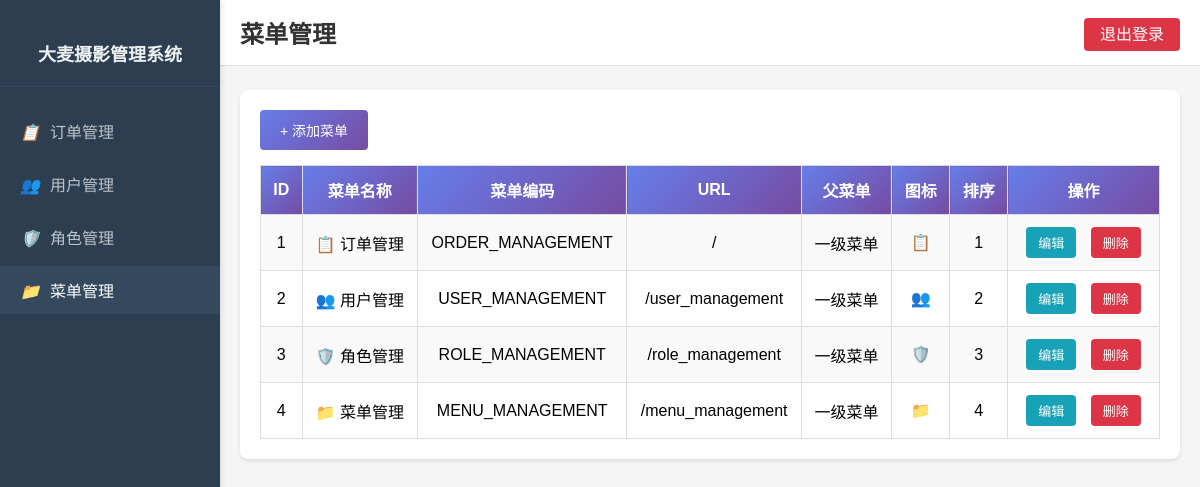
Page /menu_management (signed in) on the committed database.
### database.py (models this page shows)
class Menu(db.Model):
    __tablename__ = 'menu'
    id = db.Column(db.Integer, primary_key=True)
    menu_name = db.Column(db.String(50), nullable=False)  # 菜单名称
    menu_code = db.Column(db.String(50), unique=True, nullable=False)  # 菜单编码
    menu_url = db.Column(db.String(100))  # 菜单 URL
    parent_id = db.Column(db.Integer, default=0)  # 父菜单 ID，0 表示一级菜单
    icon = db.Column(db.String(50))  # 菜单图标
    sort_order = db.Column(db.Integer, default=0)  # 排序顺序
    is_visible = db.Column(db.Boolean, default=True)  # 是否可见
    created_time = db.Column(db.DateTime, default=datetime.utcnow().replace(microsecond=0))

### app.py (the view)
@app.route('/menu_management')
def menu_management():
    if 'userid' not in session:
        return redirect(url_for('login'))
    if not check_permission('MENU_MANAGEMENT'):
        flash('没有权限访问此页面！', 'error')
        return redirect(url_for('index'))
    menus = Menu.query.order_by(Menu.sort_order).all()
    return render_template('menu_management.html', menus=menus)

### app.py (called while the page is built)
def check_permission(menu_code):
    if 'userid' not in session:
        return False
    user = db.session.get(User, session['userid'])
    if not user:
        return False
    if any(r.role_code == 'ADMIN' for r in user.roles):
        return True
    for role in user.roles:
        for menu in role.menus:
            if menu.menu_code == menu_code:
                return True
    return False

### templates/menu_management.html (shortened to what this page needs)
<!DOCTYPE html>
<html lang="zh-CN">
<head>
</head>
<body>
    <div class="sidebar">
        <div class="sidebar-header">
            <h2>大麦摄影管理系统</h2>
        </div>
        <ul class="sidebar-menu" id="sidebarMenu">
        </ul>
    </div>
    <div class="main-content">
        <div class="top-bar">
            <h1>菜单管理</h1>
            <div class="logout-button">
                <a href="{{ url_for('logout') }}">退出登录</a>
            </div>
        </div>
        <div class="content-card">
            <button onclick="openAddModal()" class="add-btn">+ 添加菜单</button>
            <div class="table-wrapper">
                <table>
                    <tr>
                        <th>ID</th>
                        <th>菜单名称</th>
                        <th>菜单编码</th>
                        <th>URL</th>
                        <th>父菜单</th>
                        <th>图标</th>
                        <th>排序</th>
                        <th>操作</th>
                    </tr>
                    {% for menu in menus %}
                    <tr>
                        <td>{{ menu.id }}</td>
                        <td>{{ menu.icon or '📄' }} {{ menu.menu_name }}</td>
                        <td>{{ menu.menu_code }}</td>
                        <td>{{ menu.menu_url or '-' }}</td>
                        <td>{{ menu.parent_id if menu.parent_id > 0 else '一级菜单' }}</td>
                        <td>{{ menu.icon or '-' }}</td>
                        <td>{{ menu.sort_order }}</td>
                        <td>
                            <button onclick="openEditModal({{ menu.id }})" class="action-btn edit-btn">编辑</button>
                            <button onclick="deleteMenu({{ menu.id }})" class="action-btn delete-btn">删除</button>
                        </td>
                    </tr>
                    {% endfor %}
                </table>
            </div>
        </div>
    </div>
</body>
</html>

### templates/menu_management.html (style rules this page uses)
* { margin: 0; padding: 0; box-sizing: border-box; }
body { font-family: Arial, sans-serif; background-color: #f5f5f5; min-height: 100vh; }
.sidebar { width: 220px; background-color: #2c3e50; color: white; padding: 20px 0; position: fixed; left: 0; top: 0; height: 100vh; overflow-y: auto; box-shadow: 2px 0 5px rgba(0, 0, 0, 0.1); z-index: 100; }
.sidebar-header { text-align: center; padding: 20px; border-bottom: 1px solid #34495e; margin-bottom: 20px; }
.sidebar-header h2 { font-size: 18px; color: #ecf0f1; }
.sidebar-menu { list-style: none; }
.main-content { margin-left: 220px; padding: 20px; min-height: 100vh; }
.top-bar { display: flex; justify-content: space-between; align-items: center; position: fixed; left: 220px; right: 0; top: 0; padding: 15px 20px; background-color: white; border-bottom: 1px solid #ddd; z-index: 99; }
.top-bar h1 { font-size: 24px; color: #333; margin: 0; }
.logout-button a { background-color: #dc3545; color: white; padding: 8px 16px; border-radius: 4px; text-decoration: none; transition: background-color 0.3s ease; }
.content-card { margin-top: 70px; background-color: white; border-radius: 8px; padding: 20px; box-shadow: 0 2px 4px rgba(0, 0, 0, 0.1); }
.add-btn { display: inline-block; background: linear-gradient(135deg, #667eea 0%, #764ba2 100%); color: white; padding: 10px 20px; border-radius: 4px; text-decoration: none; margin-bottom: 15px; transition: all 0.3s ease; cursor: pointer; border: none; font-size: 14px; }
.table-wrapper { position: relative; width: 100%; overflow-x: auto; }
table { border-collapse: collapse; width: 100%; background-color: white; }
th, td { border: 1px solid #ddd; padding: 12px; text-align: center; }
th { background: linear-gradient(135deg, #667eea 0%, #764ba2 100%); color: white; font-weight: 600; }
tr:nth-child(even) { background-color: #f9f9f9; }
.action-btn { margin: 0 5px; padding: 6px 12px; border-radius: 4px; text-decoration: none; cursor: pointer; border: none; font-size: 13px; }
.edit-btn { background-color: #17a2b8; color: white; }
.delete-btn { background-color: #dc3545; color: white; }

### rows in the picture
Menu: id "1", icon "📋", menu_name "订单管理", menu_code "ORDER_MANAGEMENT", menu_url "/", parent_id "一级菜单", sort_order "1"
Menu: id "2", icon "👥", menu_name "用户管理", menu_code "USER_MANAGEMENT", menu_url "/user_management", parent_id "一级菜单", sort_order "2"
Menu: id "3", icon "🛡️", menu_name "角色管理", menu_code "ROLE_MANAGEMENT", menu_url "/role_management", parent_id "一级菜单", sort_order "3"
Menu: id "4", icon "📁", menu_name "菜单管理", menu_code "MENU_MANAGEMENT", menu_url "/menu_management", parent_id "一级菜单", sort_order "4"
